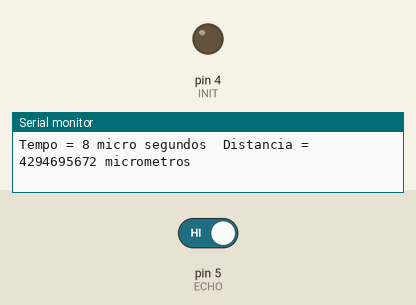
The sketch below on a simulated Arduino Uno, built with avr-gcc and run on an emulated ATmega328P. On the bench: output pins drawn as LEDs (lit = HIGH), the last lines printed to the serial monitor. Inputs (shaded band) come from the test bench; at power-on: pin 5 (ECHO) HIGH.

Above: at 2.2 s.
2.3 s: pin 5 (ECHO) driven LOW
At 4.1 s:
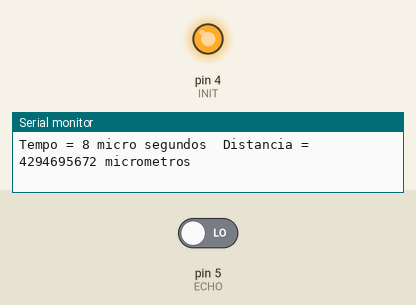
4.5 s: pin 5 (ECHO) driven HIGH
At 5.2 s:
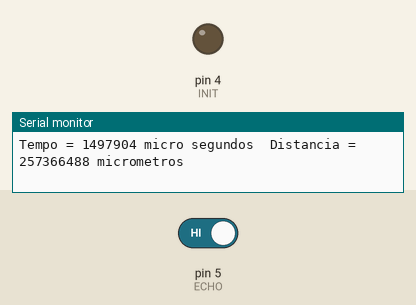
Timing chart, 0 to 7.5 s (numbered marks = the images above; inputs shaded):
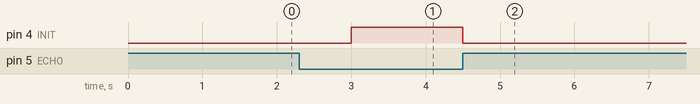

Measured:
- after the input at 2.3 s, pin 4 (INIT): LOW → HIGH after 0.70 s
- after the input at 4.5 s, pin 4 (INIT): HIGH → LOW at once

The sketch:

Sonar.ino
```cpp
/*

**ATENÇÃO**
 NÃO TOCAR NOS POLOS DO TRANSDUTOR LIGADO!
 ALTA VOLTAGEM (400V)

Referências
  http://blog.163.com/zhangmwen@126/blog/static/11343750220103112314708/
  http://www.robotstorehk.com/6500.pdf
  http://www.investigacion.frc.utn.edu.ar/sensores/ultrasonido/acroname_US.pdf
  http://www.senscomp.com/pdfs/Series-600-Envir-Grade-Ultrasonic-Sensor-Spec.pdf
  http://www.senscomp.com/pdfs/6500-Ranging-Modules-Spec-Rev.2.51.pdf
Dados
  Polaroid / Senscomp 6500
  Transducer 600 Series
  Medição: de 6 polegadas à 35 pés
  Voltagem: 4,5 à 6,8V (5V nominal)
  Corrente:
    Contante: 100mA
    Pico: 2000mA (por isso é necessário o capacitor)

Modificações
  Capacitor de 1F entre os pinos 1(GND) e 9(Vcc)
  Resistor 4,5K (1,2K+3,3K)ohm entre os pinos 4(INIT) e 9
  Resistor 4,5K (1,2K+3,3K)ohm entre os pinos 7(ECHO) e 9
  Ponto entre os pinos 1, 2(BLNK) e 8(BINH)
*/

#define  INIT 4   // Dispara medição (fio amarelo)
#define  ECHO 5  // Recebe retorno do sinal ultrasonic (fio azul)

unsigned long tempo; // Em microsegundos

void setup()
{
  Serial.begin(9600);
  pinMode(INIT, OUTPUT);
  pinMode(ECHO, INPUT);
  delay(1000);
}

void loop()
{
  digitalWrite(INIT, HIGH); // Gatilho

  tempo = micros();
  while(digitalRead(ECHO) == LOW);
  tempo = micros() - tempo;

  Serial.print("Tempo = ");
  Serial.print(tempo);
  Serial.print(" micro segundos\tDistancia = ");
  Serial.print((tempo*172)-273000); // (tempo*(velocidade do som em m/s)/2 (já que é ida e volta) -uma calibragem)
  Serial.println(" micrometros");

  digitalWrite(INIT, LOW); // Solta gatilho
  delay(1000); // Tempo entre medições
}
```
